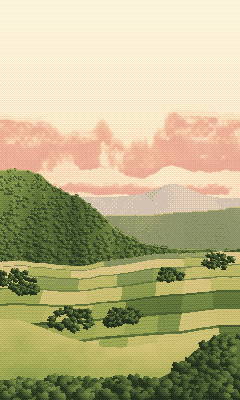
#> input picture studio/site/assets/scenes/hero-tall.png, 240 x 400 px, given in place of 043-large.webp, which was not available
$ python build-share-card.py ../studio/site/assets/scenes/hero-tall.png ../studio/site/assets/scenes/hero-wide.png ../studio/site/assets/scenes/hero-wide.png
#> lines starting #> are read from the running program, lines starting #| are printed output that depends on the picture; after the words box and inside, x2 and y2 are one past the last pixel; in counts of white or black regions, pixels touching at a corner belong together
#!/usr/bin/env python3
"""Draw the link-preview card, public/share-card-wall.png.

    python3 scripts/build-share-card.py

The card is the page in one picture: the Akibwa mark at the top left of a wall of the records
played most, each redrawn as a block print in the mark's own nine colours and hung in the mark's
ink and gold frame (Dan, 26 November 2026, of the card that was a photograph of the page: "can we
create a super tasteful image here that represents what it is"; "the akibwa logo on the left and
the albums to right maybe, like sketched out versions similar to the draceland one versions of my
favourit albums"; "fill the white space so there is albums everwyehere", "so it feels like the
wall of albums"; "put him top left and then see how everything else fits").

- The wall is a grid of small squares; a record takes one, four or nine of them, the two most
  played the nine. The mark's square takes twenty-five and its halo and rays stand in the row
  above, with paper beside them: two sleeves hung there were taken down ("lets remove them ones I
  think above his head").
- The sleeves are chosen, not taken in order: only those that are a picture and nothing else, with
  no face and no lettering to speak of ("lets not select ones with text or faces on as it makes
  them look a bit weird", "the abstract ones are better"), the most played of those first. Sleep
  Well Beast, Man Alive! and Before and After Science are there because he picked them out
  ("64 52 are cool", "37").
- A print keeps the sleeve's shapes and gives up its colours for the mark's: the picture is
  painted flat, its tones spread to the mark's range, each part given the nearest of the mark's
  eight fills with the mark's own mottle, and the dark and the dark side of every edge inked.
  Warm colours stay warm and cool ones fall to the mark's greys, since the mark has no blue.

Needs numpy and Pillow, and node with the repository's sharp to draw the mark from its SVG. Link
previews keep the copy they have: when the card changes, give it a new file name here and in
app/layout.jsx.
"""
import subprocess
import tempfile
import zlib
from pathlib import Path

import numpy as np
from PIL import Image, ImageFilter

ROOT = Path(__file__).resolve().parent.parent
ART = ROOT / 'public/album-art'
OUT = ROOT / 'public/share-card-wall.png'

W, H = 1200, 630
K = 2                                   # drawn at twice the size and made small, for clean edges
PITCH, GAP = 84, 8                      # a small square and the paper between two
LEFT, TOP = 16, 25                      # the wall's margins; the mark's rays rise a little over its top line

# The mark's colours (public/akibwa-mark.svg) and the page's paper (app/globals.css).
INK, GOLD, PAPER = '#21190f', '#d69d53', '#f3ecdf'
FILLS = ['#4a433c', '#6d645a', '#b5512b', '#d48a62', '#d69d53', '#e8bd7f', '#e8d6b8', '#f2e6d0']

# The mark's square: column, row and squares across. Its halo and rays stand in the row above.
MARK = (0, 1, 5)
# Where each record hangs: column, row, squares across, and its artwork in public/album-art.
PLAN = [
    (5, 0, 3, '043'),                           # Music for Psychedelic Therapy
    (9, 3, 3, 'lf-dbbd05ddffe94ea5'),           # Discreet Music
    (8, 0, 2, '135'),                           # Ants From Up There
    (10, 0, 2, 'lf-4cb306fbca55133f'),          # Thursday Afternoon
    (12, 0, 2, 'lf-b1b131517ca6b745'),          # Merriweather Post Pavilion
    (5, 3, 2, '199'),                           # Reset
    (7, 3, 2, 'lf-9a73a1e5602a994d'),           # Graceland
    (12, 3, 2, 'lf-1fa6c02e2ebbf849'),          # Space Heavy
    (5, 5, 2, '232'),                           # Sleep Well Beast
    (7, 5, 2, '001'),                           # Man Alive!
    (12, 5, 2, '140'),                          # Before and After Science
    (8, 2, 1, '164'),                           # channel ORANGE
    (9, 2, 1, '246'),                           # The Disintegration Loops
    (10, 2, 1, '182'),                          # This Old Dog
    (11, 2, 1, '191'),                          # Space 1.8
    (12, 2, 1, '133'),                          # Apocalypse
    (13, 2, 1, 'history-49f86f14ae8ef784'),     # Paradise Valley
    (9, 6, 1, '200'),                           # Panda Bear Meets the Grim Reaper
    (10, 6, 1, 'history-7bc48260f470bc47'),     # Nightmare Ending
    (11, 6, 1, 'lf-1747dde45fc90f62'),          # Playing Robots Into Heaven
    (0, 6, 1, 'history-7abaf827ee921950'),      # Music for Airports
    (1, 6, 1, '186'),                           # Congratulations
    (2, 6, 1, 'lf-4ec689292a6d66c0'),           # Getting Killed
    (3, 6, 1, '127'),                           # Strawberry Jam
    (4, 6, 1, 'lf-328e6892dab57d60'),           # Knock Knock
]
# Lettering prints as scratches, so the little there is on the two largest is painted out first:
# left, top, right and bottom, as parts of the sleeve's side.
CLEAN = {
    '043': [(0.02, 0.025, 0.15, 0.185)],
    'lf-dbbd05ddffe94ea5': [(0.42, 0.15, 0.96, 0.20)],
}


def rgb(colour):
    return np.array([int(colour[i:i + 2], 16) for i in (1, 3, 5)], dtype=np.float32) / 255


def to_lab(a):
    lin = np.where(a <= 0.04045, a / 12.92, ((a + 0.055) / 1.055) ** 2.4)
    m = np.array([[0.4124, 0.3576, 0.1805], [0.2126, 0.7152, 0.0722], [0.0193, 0.1192, 0.9505]], dtype=np.float32)
    xyz = lin @ m.T / np.array([0.95047, 1.0, 1.08883], dtype=np.float32)
    f = np.where(xyz > 0.008856, np.cbrt(xyz), 7.787 * xyz + 16 / 116)
    return np.stack([116 * f[..., 1] - 16, 500 * (f[..., 0] - f[..., 1]), 200 * (f[..., 1] - f[..., 2])], -1)


def blur(a, sigma):
    r = max(1, int(sigma * 3))
    k = np.exp(-0.5 * (np.arange(-r, r + 1) / sigma) ** 2)
    k /= k.sum()
    for axis in (0, 1):
        pad = [(0, 0)] * a.ndim
        pad[axis] = (r, r)
        p = np.pad(a, pad, mode='edge')
        out = np.zeros_like(a)
        for i, w in enumerate(k):
            cut = [slice(None)] * a.ndim
            cut[axis] = slice(i, i + a.shape[axis])
            out += w * p[tuple(cut)]
        a = out
    return a


def paint_flat(a, lum, r):
    """Each point takes the mean of whichever of the four quarters round it is calmest (Kuwahara):
    paint, not photograph."""
    h, w = lum.shape
    n = r + 1

    def box(x):
        p = np.pad(x, [(n, n), (n, n)] + [(0, 0)] * (x.ndim - 2), mode='edge')
        c = np.pad(p.cumsum(0).cumsum(1), [(1, 0), (1, 0)] + [(0, 0)] * (x.ndim - 2))
        return (c[n:, n:] - c[:-n, n:] - c[n:, :-n] + c[:-n, :-n]) / (n * n)

    mean, square, colour = box(lum), box(lum * lum), box(a)
    calmest, out = None, None
    for dy in (0, r):
        for dx in (0, r):
            ys, xs = n - r + dy, n - r + dx
            spread = (square - mean ** 2)[ys:ys + h, xs:xs + w]
            part = colour[ys:ys + h, xs:xs + w]
            if calmest is None:
                calmest, out = spread.copy(), part.copy()
            else:
                pick = spread < calmest
                calmest = np.where(pick, spread, calmest)
                out = np.where(pick[..., None], part, out)
    return out


def mottle(shape, sigma, seed):
    grain = blur(np.random.default_rng(seed).standard_normal(shape).astype(np.float32), sigma)
    return grain / (grain.std() + 1e-6)


def block_print(sleeve, side, work, seed):
    """A sleeve as a block print in the mark's colours, `side` across, worked at `work` across:
    the smaller it is worked, the bolder its shapes."""
    a = np.asarray(sleeve.resize((work, work), Image.LANCZOS)).astype(np.float32) / 255
    flat = paint_flat(to_lab(a), to_lab(a)[..., 0], 3)
    # Warm colours keep their colour; cool ones fall to grey.
    hue = np.arctan2(flat[..., 2], flat[..., 1])
    warmth = np.clip(np.cos(hue - np.radians(55)), 0, 1) ** 0.6
    L, A, B = flat[..., 0], flat[..., 1] * warmth, flat[..., 2] * warmth
    # A shape stands out from what is round it, so a pale shape on white paper is still a shape.
    L = L + 0.7 * (L - blur(L, work / 12))
    # Its tones are spread about their middle to the mark's range, by no more than 1.9 times: a
    # dark sleeve stays dark and a pale one keeps its shapes.
    low, high = np.percentile(L, [2, 98])
    span = min(84.0, (high - low) * 1.9)
    floor = float(np.clip((low + high) / 2 - span / 2, 8, 92 - span))
    L = floor + (L - low) * (span / (high - low) if high - low > 1 else 1.0)
    L = np.clip(L, floor - 0.2 * span, floor + span)

    fills = to_lab(np.stack([rgb(c) for c in FILLS]))
    vivid = 0.95 * 1.5
    here = np.stack([L + mottle(L.shape, work / 40, seed) * 3.2, A * vivid, B * vivid], -1)
    there = fills * np.array([1, 0.95, 0.95], dtype=np.float32)
    nearest = ((here[:, :, None, :] - there[None, None]) ** 2).sum(-1).argmin(-1).astype(np.uint8)
    nearest = np.asarray(Image.fromarray(nearest).filter(ImageFilter.ModeFilter(7)))

    # Ink: the dark, and the dark side of every edge (an extended difference of Gaussians).
    grey = np.clip(L, 0, 100) / 100
    fine = work / 300
    inked = (9 * blur(grey, fine) - 8 * blur(grey, fine * 1.6) < 0.27).astype(np.float32)

    out = np.zeros((work, work, 3), dtype=np.float32)
    most = np.full((work, work), -1.0, dtype=np.float32)
    for index, colour in enumerate(FILLS):
        cover = blur((nearest == index).astype(np.float32), 1.6)
        pick = cover > most
        most = np.where(pick, cover, most)
        out = np.where(pick[..., None], rgb(colour), out)
    ink = np.clip((blur(inked, 1.1) - 0.45) * 7, 0, 1)[..., None]
    out = out * (1 - ink) + rgb(INK) * ink
    return Image.fromarray((np.clip(out, 0, 1) * 255).astype(np.uint8)).resize((side, side), Image.LANCZOS)


def framed(print_):
    """The mark's own frame, the same weight on every sleeve whatever its size: ink, gold, a hair
    of ink."""
    a = np.asarray(print_).astype(np.float32) / 255
    n = a.shape[0]
    yy, xx = np.mgrid[0:n, 0:n]
    edge = np.minimum(np.minimum(xx, yy), np.minimum(n - 1 - xx, n - 1 - yy))
    a = np.where((edge < 6.6 * K)[..., None], rgb(INK), a)
    a = np.where(((edge >= 3.0 * K) & (edge < 5.2 * K))[..., None], rgb(GOLD), a)
    return Image.fromarray((np.clip(a, 0, 1) * 255).astype(np.uint8))


def sleeve(art):
    picture = Image.open(ART / f'{art}-large.webp').convert('RGB')
    for box in CLEAN.get(art, []):
        x0, y0, x1, y1 = (round(part * picture.width) for part in box)
        # Painted out with what stands just left of the lettering or, at the sleeve's edge, under it.
        over = picture.getpixel((x0 - 6, (y0 + y1) // 2)) if x0 > 12 else picture.getpixel(((x0 + x1) // 2, y1 + 6))
        picture.paste(over, (x0, y0, x1, y1))
    return picture


def mark(width):
    """The mark drawn `width` across, and how far down it its square begins."""
    draw = "require('sharp')(process.argv[1], { density: 300 }).resize({ width: +process.argv[3] }).png().toFile(process.argv[2])"
    with tempfile.TemporaryDirectory() as folder:
        drawn = Path(folder) / 'mark.png'
        subprocess.run(['node', '-e', draw, str(ROOT / 'public/akibwa-mark.svg'), str(drawn), str(width)], check=True, cwd=ROOT)
        picture = Image.open(drawn).convert('RGBA').copy()
    solid = np.asarray(picture)[..., 3] > 40
    return picture, int(np.where(solid.sum(1) > solid.shape[1] * 0.9)[0].min())


def card():
    out = Image.new('RGB', (W * K, H * K), tuple(int(v * 255) for v in rgb(PAPER)))
    at = lambda column, row: ((LEFT + column * PITCH) * K, (TOP + row * PITCH) * K)
    for column, row, across, art in PLAN:
        side = (across * PITCH - GAP) * K
        work = {1: 240, 2: 360}.get(across, 480)
        out.paste(framed(block_print(sleeve(art), side, work, zlib.crc32(art.encode()) % 1000)), at(column, row))
#> in sleeve, picture is the input picture: PIL image 240x400 RGB; mean R, G, B 186.6, 178.8, 135.7
#> the loop in sleeve, `for box in CLEAN.get(art, []):` made 1 pass
#> over on pass 1: (251, 236, 204)
#> in to_lab, `return np.stack([116 * f[..., 1] - 16, 500 * (f[..., 0] - f[..., 1]), ..`:
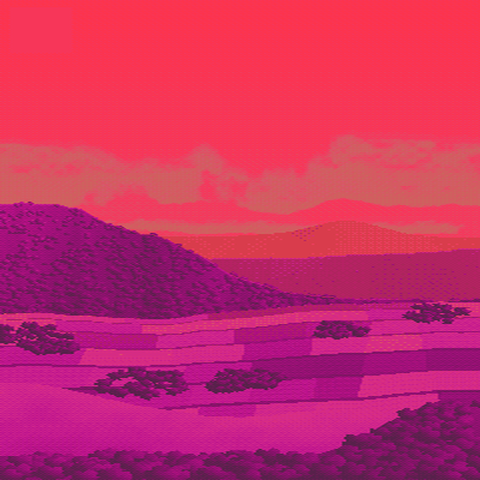
#> returned value: shape (480, 480, 3) float32; mean of channels 0, 1, 2 71.9, -4.3, 23.5; drawn with min black and max white
#> in paint_flat, `h, w = lum.shape`: h = 480
#> after the loop in paint_flat, `for dy in (0, r):`:
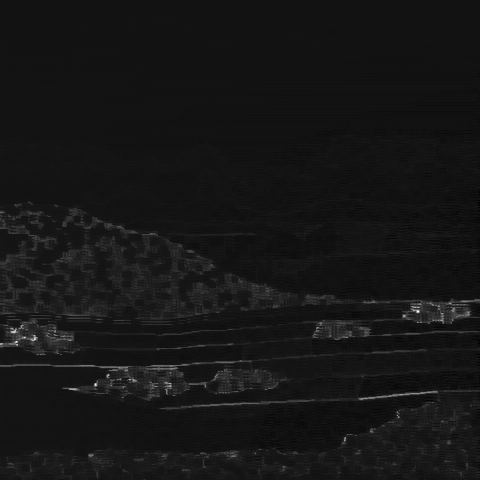
#> calmest: shape (480, 480) float32; min -41.06, max 520.2, mean 8.2; drawn with min black and max white
#> after the loop in paint_flat, `for dy in (0, r):`:
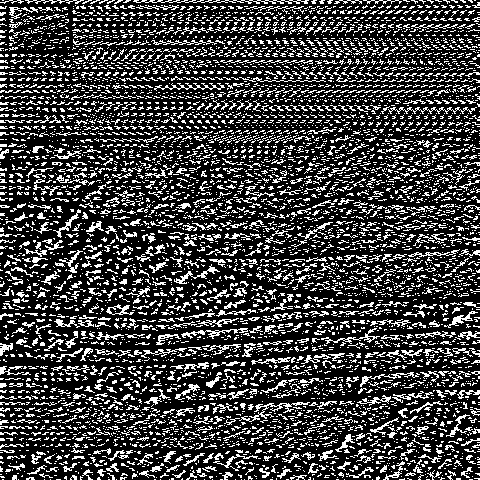
#> pick: shape (480, 480) bool; 25.1% white in thin lines or dots
#> in block_print, `L = L + 0.7 * (L - blur(L, work / 12))`:
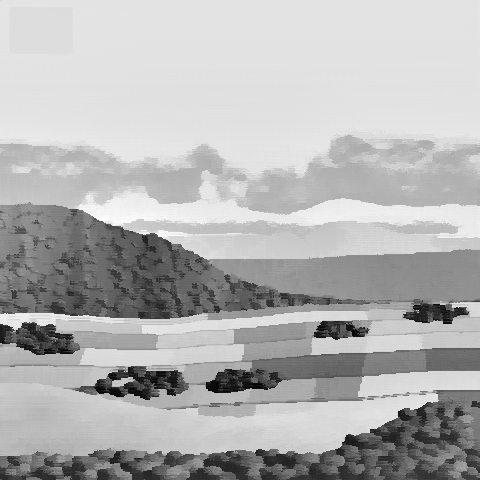
#> L: shape (480, 480) float32; min -16.04, max 109.6, mean 72.5; drawn with min black and max white
#> in block_print, `low, high = np.percentile(L, [2, 98])`: low = 4.79; high = 100.1
#> in block_print, `span = min(84.0, (high - low) * 1.9)`: span = 84
#> in block_print, `floor = float(np.clip((low + high) / 2 - span / 2, 8, 92 - span))`: floor = 8
#> call 2 of blur, with sigma = 12
#> after the loop in blur (call 2), `for axis in (0, 1):`:
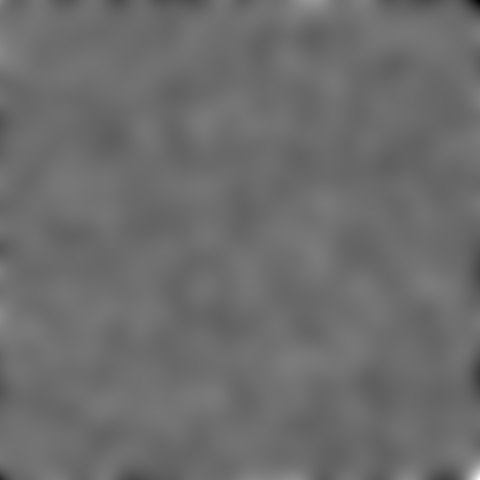
#> a: shape (480, 480) float32; min -0.533, max 0.706, mean -0.00257; drawn with min black and max white
#> in block_print, `inked = (9 * blur(grey, fine) - 8 * blur(grey, fine * 1.6) < 0.27).ast..`: inked: shape (480, 480) float32; values 0 (black) and 1 (white), 11.2% white; 125 white regions (60 under 20 px), largest, box (x1, y1, x2, y2) and area: (255, 400, 480, 480) 5567, (0, 237, 211, 319) 3380, (205, 361, 480, 393) 1920
#> after the loop in block_print, `for index, colour in enumerate(FILLS):`:
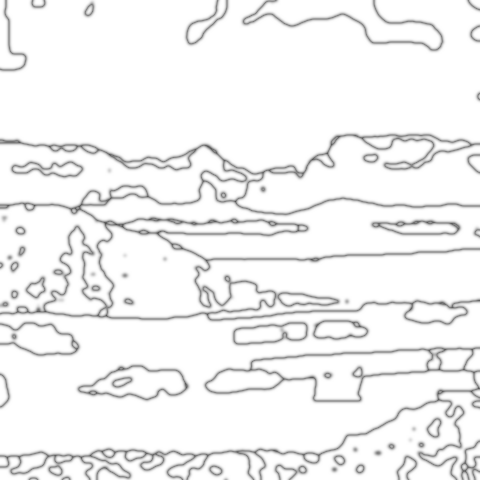
#> most: shape (480, 480) float32; min 0.325, max 1, mean 0.95
#> after the loop in block_print, `for index, colour in enumerate(FILLS):`:
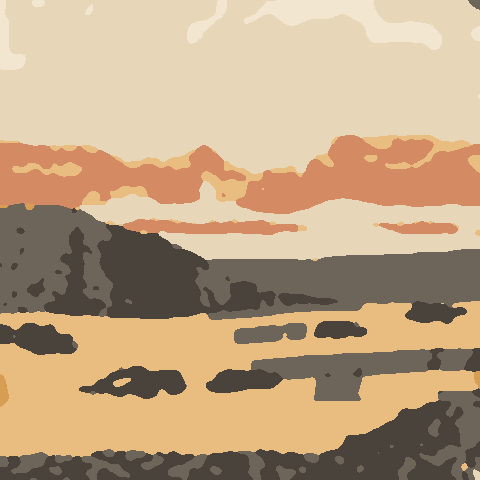
#> out: shape (480, 480, 3) float32; mean of channels 0, 1, 2 0.743, 0.64, 0.514; drawn as R, G, B
    column, row, across = MARK
    picture, square = mark((across * PITCH - GAP) * K)
    x, y = at(column, row)
    out.paste(picture, (x, y - square), picture)
    return out.resize((W, H), Image.LANCZOS)


if __name__ == '__main__':
    # Flat colour needs few colours: an eighth of the file, with nothing lost to the eye.
#> (the run stopped early here; a loop or call above may not have finished)
